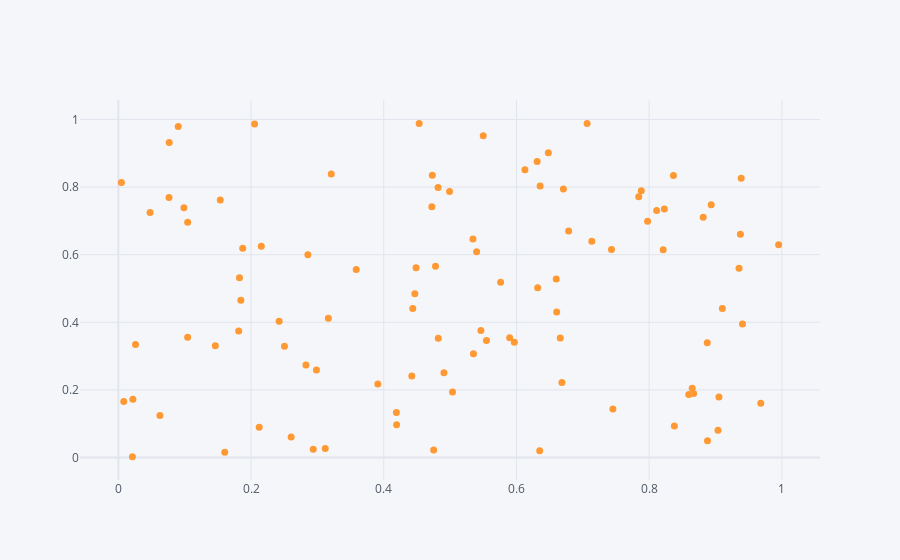

This figure's notebook cell:
### Code cell
df.iplot(kind = 'scatter', x = 'a', y = 'b', mode = 'markers', size = 7)  #df.iplot(kind = 'scatter', x = 'a', y = 'b', mode = 'markers', size = 7) ,,,
